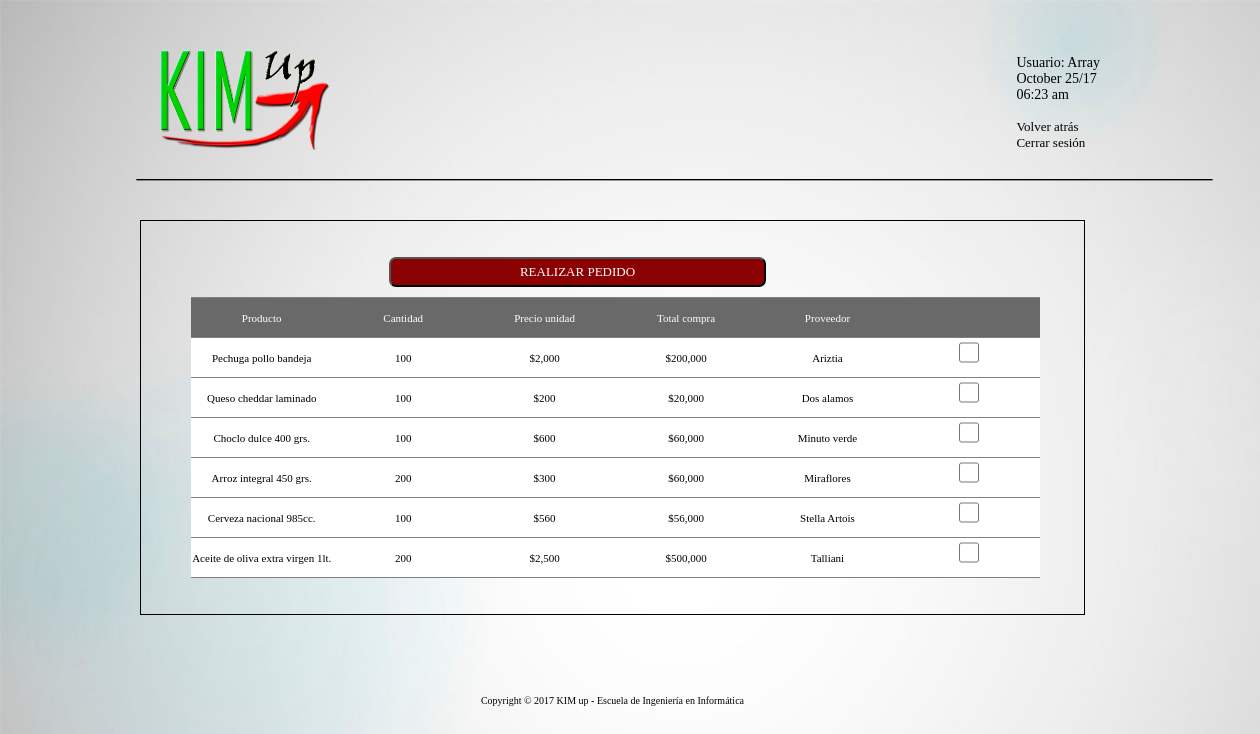
Screenshot of /Pedidos.php (signed in) with the database file from the repository.
### tables this page shows
CREATE TABLE `productos` (
  `fecha` date DEFAULT NULL,
  `codigo` bigint(20) UNSIGNED NOT NULL,
  `descripcion` varchar(50) NOT NULL,
  `proveedor` varchar(50) NOT NULL,
  `proveedor_correo` varchar(100) NOT NULL,
  `vencimiento` date NOT NULL,
  `cantidad` int(10) NOT NULL,
  `precio_compra` int(10) NOT NULL,
  `precio_venta` int(10) NOT NULL,
  `departamento` varchar(50) NOT NULL,
  `minimo` int(5) NOT NULL,
  `cant_actual` int(10) DEFAULT NULL
);

### Pedidos.php (the view, shortened to what this page needs)
<!DOCTYPE html>
<html>
	<head>
        <link rel="stylesheet" href="General.css" type="text/css" media="screen">
        <link rel="stylesheet" href="Css.css" type="text/css" media="screen">
    </head>
    <body>
       	<section>
              <img src="img/logo.png" alt="">
              <p>
                  <?php $fecha_actual = date('F d/y',time()-21600);
                        $hora = date('H:i a',time()-21600);
                        echo "Usuario: ".$_SESSION['nombre']." <br>
                        $fecha_actual <br>
                        $hora <br><br>
                        <a id = 'Volver' href = 'index_sala.php'> Volver atrás </a><br>
                        <a href = 'login-salir.php'> Cerrar sesión </a>"
                  ?>
              </p>
              <img id = "Horizontal" src="img/linea-h.png" alt="">
              <article id ='Inventario'>
                    <form method="post" action="pedido_correo.php" >
                      <fieldset id = "productos"><br><br>
                          <input type="submit" name="submit" value="REALIZAR PEDIDO"/>
                        <?php
                            $sql = "SELECT * FROM productos where cant_actual <= minimo order by proveedor asc";
                            $result = mysql_query($sql);
                             echo "<table class='Inventario'>";
                                echo "<tr id='invh'>
                                            <td>Producto</td>
                                            <td>Cantidad</td>
                                            <td>Precio unidad</td>
                                            <td>Total compra</td>
                                            <td>Proveedor</td>
                                            <td></td>
                                      </tr><br>";
                                while ($row = mysql_fetch_row($result))
                                {
                                    $total = ($row[7] * $row[6]);
                                    echo "<tr>
                                                <td>$row[2]</td>
                                                <td>$row[6]</td>
                                                <td>$".number_format($row[7])."</td>
                                                <td>$".number_format($total)."</td>
                                                <td>$row[3]</td>
                                                <td><input type='checkbox' name ='id[]'  value='$row[4]'  style='width:20px;'></td>
                                         </tr> \n";
                                }
                                echo "</table>";
                        ?>
                        <br><br>
                        </fieldset><footer>Copyright © 2017 KIM up - Escuela de Ingeniería en Informática</footer>
				   </form>
              </article>
       	</section>
   </body>
</html>

### General.css (style rules this page uses)
* { margin: 0; padding: 0; box-sizing: border-box; font-family: "Agency fb"; font-size: 16px; }
body { background-image: url("img/Fondo.jpg"); background-size: cover; background-attachment: fixed; }
form { float: right; margin: 180px 300px 0 0; }
input { width: 300px; height: 25px; border-radius: 3px; margin-bottom: 10px; }
p { text-align: center; font-size: 20px; }
section img { height: 100px; width: 180px; margin: 50px 0 0 150px; }
section p { float: right; margin: 55px 160px 0 0; text-align: left; font-family: "Consolas"; font-size: 14px; }
section a { text-decoration: none; color: black; font-family: "Consolas"; font-size: 13px; }
#Horizontal { margin: 20px 0 0 100px; width: 1150px; height: 12px; align-self: center; }
footer { width: 100%; text-align: center; margin: 80px 0 10px 0; font-family: "Verdana"; font-size: 10px; }

### Css.css (style rules this page uses)
article form { margin: 50px 175px 0 0; width: 75%; }
article fieldset { border: 1px solid; text-align: center; margin-top: -40px; }
article input, textarea, select { width: 300px; font-family: "Consolas"; font-size: 12px; }
article input[type="submit"] { width: 40%; height: 30px; padding: 4px; color: white; background-color: darkred; border-radius: 7px; font-family: "Consolas"; font-size: 13px; margin-right: 70px; }
#analisis tr, td { width: 10%; height: 40px; border: 1px solid gray; border-left: hidden; border-right: hidden; font-family: "Verdana"; font-size: 11px; }
article #productos { border: 1px solid; text-align: center; margin: 0 0 0 0; }
#Inventario form { margin: 30px 175px 0 0; width: 75%; }
#Inventario table { background-color: white; border-collapse: collapse; vertical-align: center; text-align: center; }
#Inventario tr, td { width: 10%; height: 40px; border: 1px solid gray; border-left: hidden; border-right: hidden; font-family: "Verdana"; font-size: 11px; }
#Inventario .Inventario { width: 90%; margin: 0 0 0 50px; }
#Inventario #invh { background-color: dimgrey; color: white; }

### rows the page displays
productos: descripcion "Pechuga pollo bandeja", cantidad "100", precio_compra "2,000", total "200,000", proveedor "Ariztia"
productos: descripcion "Queso cheddar laminado", cantidad "100", precio_compra "200", total "20,000", proveedor "Dos alamos"
productos: descripcion "Choclo dulce 400 grs.", cantidad "100", precio_compra "600", total "60,000", proveedor "Minuto verde"
productos: descripcion "Arroz integral 450 grs.", cantidad "200", precio_compra "300", total "60,000", proveedor "Miraflores"
productos: descripcion "Cerveza nacional 985cc.", cantidad "100", precio_compra "560", total "56,000", proveedor "Stella Artois"
productos: descripcion "Aceite de oliva extra virgen 1lt.", cantidad "200", precio_compra "2,500", total "500,000", proveedor "Talliani"

### other values shown
$_SESSION['nombre'] "Array"
